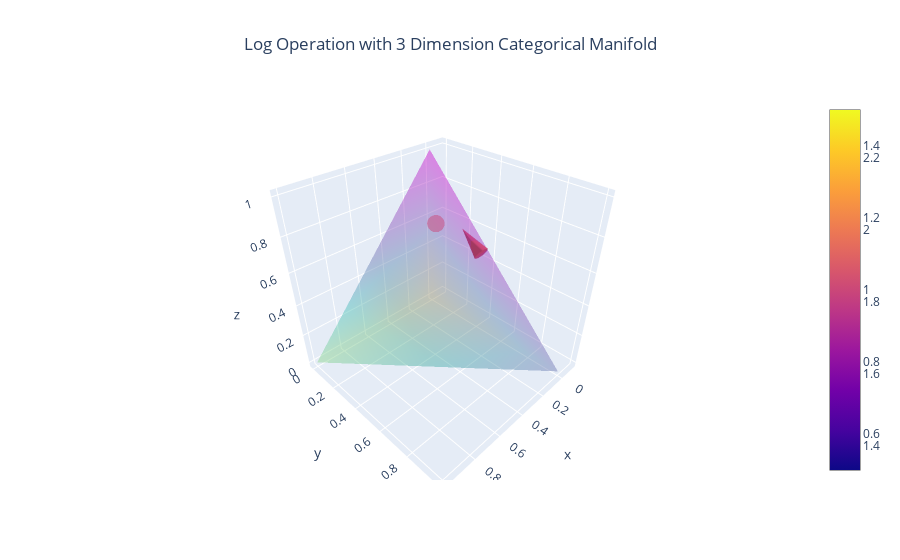

Notebook source saved alongside this figure:
### Markdown cell above
### Visualization of Log
Given an initial point and an end point. What tangent vector from the initial point would take us to the end point?

### Code cell
# Visualization of Log
points2 = dist2.random_point(n_samples=2)
M2.plot_log(points2[0],points2[1])

points3 = dist3.random_point(n_samples=3)
M3.plot_log(points3[0],points3[1])

### Figure 1 — Plotly figure (JSON) as saved in the notebook; plotly's stock layout.template omitted (floating-point values rounded to 4 significant figures)
{"data": [{"colorbar": {"title": {"text": "z"}}, "colorscale": [[0, "gold"], [0.5, "mediumturquoise"], [1, "magenta"]], "i": [0, 0, 0, 1], "intensity": [0, 0.33, 0.66, 1], "j": [1, 2, 3, 2], "k": [2, 3, 1, 3], "name": "y", "opacity": 0.25, "showscale": false, "type": "mesh3d", "x": [0, 1, 0, 0], "y": [0, 0, 1, 0], "z": [0, 0, 0, 1]}, {"sizeref": 0.1, "type": "cone", "u": [-0.1182], "v": [-1.57], "w": [0.9397], "x": [0.02631], "y": [0.391], "z": [0.5473]}, {"hovertemplate": "x1=%{x}<br>x2=%{y}<br>x3=%{z}<br>x4=%{marker.color}<extra></extra>", "legendgroup": "", "marker": {"color": [1], "coloraxis": "coloraxis", "opacity": 0.5, "size": 6, "symbol": "circle"}, "mode": "markers", "name": "", "scene": "scene", "showlegend": false, "type": "scatter3d", "x": [0.001958], "y": [0.04258], "z": [0.5626]}], "layout": {"autosize": true, "scene": {"aspectmode": "auto", "aspectratio": {"x": 1, "y": 1, "z": 1}}, "title": {"text": "Log Operation with 3 Dimension Categorical Manifold", "x": 0.5}}}
